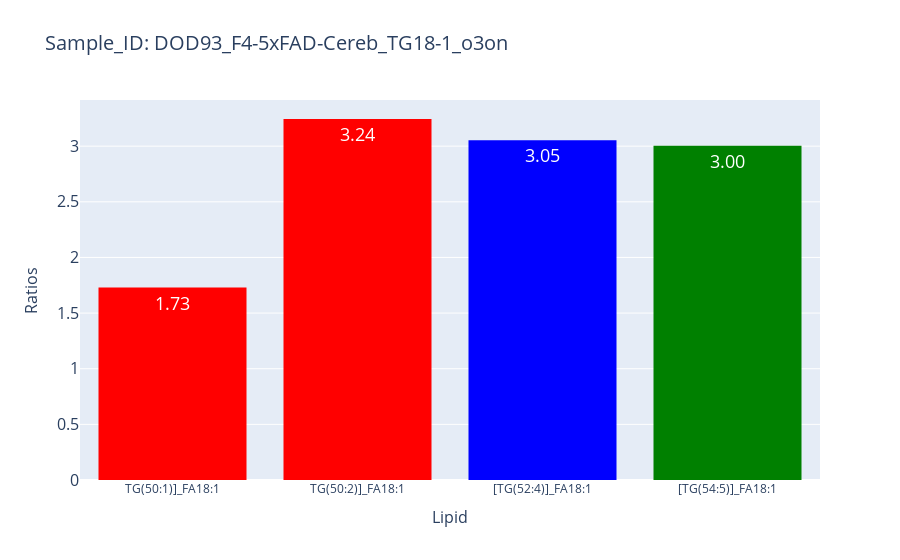
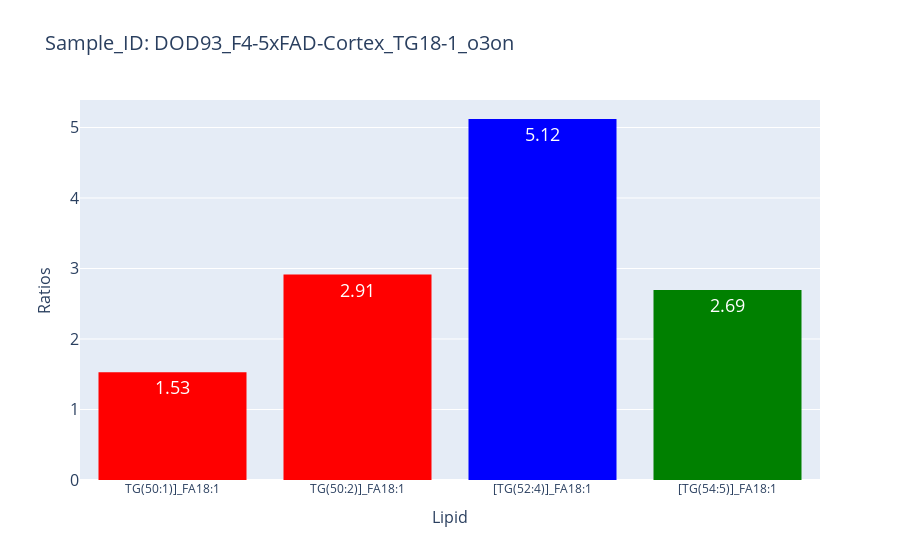
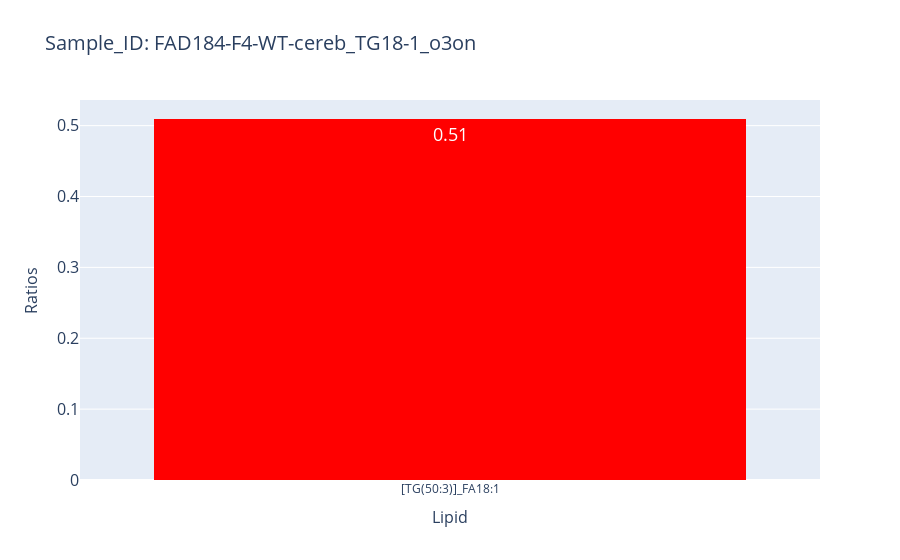

Source (notebook cell) for these figures, in order:
### Markdown cell above
Visualizations

### Code cell
import plotly.express as px
import os

# Create the "Plots" directory if it doesn't exist
os.makedirs("Projects/04_29_23/Plots/filtered_lipids/", exist_ok=True)


# Define color mappings for Lipid patterns
color_mapping = {
    '50': 'red',
    '51': 'brown',
    '52': 'blue',
    '53': 'purple',
    '54': 'green',
}

# Get the unique Sample_IDs
sample_ids = df_matched_4d['Sample_ID'].unique()

# Loop over the unique Sample_IDs
for sample_id in sample_ids:
    
    # Filter the dataframe for the current Sample_ID
    df_sample = df_matched_4d[df_matched_4d['Sample_ID'] == sample_id]
    
    # Assign colors to Lipids based on patterns
    lipid_colors = []
    for lipid in df_sample['Lipid']:
        color = 'gray'  # Default color
        for pattern, pattern_color in color_mapping.items():
            if pattern in lipid:
                color = pattern_color
                break
        lipid_colors.append(color)
    
    # Create the bar plot
    fig = px.bar(df_sample, x='Lipid', y='Ratios', text='Ratios', title=f'Bar Plot for Sample_ID: {sample_id}',
                 color_discrete_map=color_mapping)
    
    # Apply colors to the bars
    fig.update_traces(
        marker_color=lipid_colors,
        texttemplate='%{text:.2f}',
        textposition='auto',
        marker_line_width=0
    )
    
    # Customize the layout
    fig.update_layout(
        uniformtext_minsize=18,
        uniformtext_mode='hide',
        xaxis=dict(
            title='Lipid',
            titlefont=dict(size=16)
        ),
        yaxis=dict(
            title='Ratios',
            titlefont=dict(size=16),
            tickfont=dict(size=16)  # Set the font size of y-axis labels
        ),
        legend=dict(
            title='Lipid Patterns',
            tracegroupgap=50,
            itemsizing='constant'
        ),
        title=dict(
            text=f'Sample_ID: {sample_id}',
            font=dict(size=20)  # Set the title font size
        )
    )
    # Save the plot as an image
    file_name = f"Projects/04_29_23/Plots/filtered_lipids/plot_{sample_id}.png"

    # Check if the file already exists
    index = 1
    while os.path.exists(file_name):
        file_name = f"Projects/04_29_23/Plots/filtered_lipids/plot_{sample_id}_{index}.png"
        index += 1

    #fig.write_image(file_name)
    # Show plot
    fig.show()

### Figure 1 — Plotly figure (JSON) as saved in the notebook; plotly's stock layout.template omitted (floating-point values rounded to 4 significant figures)
{"data": [{"alignmentgroup": "True", "hovertemplate": "Lipid=%{x}<br>Ratios=%{text}<extra></extra>", "legendgroup": "", "marker": {"color": ["red", "red", "red", "red", "red", "red", "red", "red", "blue", "blue", "blue", "blue", "green", "green", "green", "green"], "line": {"width": 0}}, "name": "", "offsetgroup": "", "orientation": "v", "showlegend": false, "text": [1.73, null, null, null, 3.244, null, null, null, 3.053, null, null, null, 3.004, null, null, null], "textposition": "auto", "texttemplate": "%{text:.2f}", "type": "bar", "x": ["TG(50:1)]_FA18:1", "TG(50:1)]_FA18:1", "TG(50:1)]_FA18:1", "TG(50:1)]_FA18:1", "TG(50:2)]_FA18:1", "TG(50:2)]_FA18:1", "TG(50:2)]_FA18:1", "TG(50:2)]_FA18:1", "[TG(52:4)]_FA18:1", "[TG(52:4)]_FA18:1", "[TG(52:4)]_FA18:1", "[TG(52:4)]_FA18:1", "[TG(54:5)]_FA18:1", "[TG(54:5)]_FA18:1", "[TG(54:5)]_FA18:1", "[TG(54:5)]_FA18:1"], "xaxis": "x", "y": [1.73, null, null, null, 3.244, null, null, null, 3.053, null, null, null, 3.004, null, null, null], "yaxis": "y"}], "layout": {"barmode": "relative", "legend": {"itemsizing": "constant", "title": {"text": "Lipid Patterns"}, "tracegroupgap": 50}, "title": {"font": {"size": 20}, "text": "Sample_ID: DOD93_F4-5xFAD-Cereb_TG18-1_o3on"}, "uniformtext": {"minsize": 18, "mode": "hide"}, "xaxis": {"anchor": "y", "domain": [0, 1], "title": {"font": {"size": 16}, "text": "Lipid"}}, "yaxis": {"anchor": "x", "domain": [0, 1], "tickfont": {"size": 16}, "title": {"font": {"size": 16}, "text": "Ratios"}}}}

### Figure 2 — Plotly figure (JSON) as saved in the notebook; plotly's stock layout.template omitted (floating-point values rounded to 4 significant figures)
{"data": [{"alignmentgroup": "True", "hovertemplate": "Lipid=%{x}<br>Ratios=%{text}<extra></extra>", "legendgroup": "", "marker": {"color": ["red", "red", "red", "red", "red", "red", "red", "red", "blue", "blue", "blue", "blue", "green", "green", "green", "green"], "line": {"width": 0}}, "name": "", "offsetgroup": "", "orientation": "v", "showlegend": false, "text": [1.527, null, null, null, 2.913, null, null, null, 5.121, null, null, null, 2.694, null, null, null], "textposition": "auto", "texttemplate": "%{text:.2f}", "type": "bar", "x": ["TG(50:1)]_FA18:1", "TG(50:1)]_FA18:1", "TG(50:1)]_FA18:1", "TG(50:1)]_FA18:1", "TG(50:2)]_FA18:1", "TG(50:2)]_FA18:1", "TG(50:2)]_FA18:1", "TG(50:2)]_FA18:1", "[TG(52:4)]_FA18:1", "[TG(52:4)]_FA18:1", "[TG(52:4)]_FA18:1", "[TG(52:4)]_FA18:1", "[TG(54:5)]_FA18:1", "[TG(54:5)]_FA18:1", "[TG(54:5)]_FA18:1", "[TG(54:5)]_FA18:1"], "xaxis": "x", "y": [1.527, null, null, null, 2.913, null, null, null, 5.121, null, null, null, 2.694, null, null, null], "yaxis": "y"}], "layout": {"barmode": "relative", "legend": {"itemsizing": "constant", "title": {"text": "Lipid Patterns"}, "tracegroupgap": 50}, "title": {"font": {"size": 20}, "text": "Sample_ID: DOD93_F4-5xFAD-Cortex_TG18-1_o3on"}, "uniformtext": {"minsize": 18, "mode": "hide"}, "xaxis": {"anchor": "y", "domain": [0, 1], "title": {"font": {"size": 16}, "text": "Lipid"}}, "yaxis": {"anchor": "x", "domain": [0, 1], "tickfont": {"size": 16}, "title": {"font": {"size": 16}, "text": "Ratios"}}}}

### Figure 3 — Plotly figure (JSON) as saved in the notebook; plotly's stock layout.template omitted (floating-point values rounded to 4 significant figures)
{"data": [{"alignmentgroup": "True", "hovertemplate": "Lipid=%{x}<br>Ratios=%{text}<extra></extra>", "legendgroup": "", "marker": {"color": ["red", "red", "red", "red"], "line": {"width": 0}}, "name": "", "offsetgroup": "", "orientation": "v", "showlegend": false, "text": [0.5093, null, null, null], "textposition": "auto", "texttemplate": "%{text:.2f}", "type": "bar", "x": ["[TG(50:3)]_FA18:1", "[TG(50:3)]_FA18:1", "[TG(50:3)]_FA18:1", "[TG(50:3)]_FA18:1"], "xaxis": "x", "y": [0.5093, null, null, null], "yaxis": "y"}], "layout": {"barmode": "relative", "legend": {"itemsizing": "constant", "title": {"text": "Lipid Patterns"}, "tracegroupgap": 50}, "title": {"font": {"size": 20}, "text": "Sample_ID: FAD184-F4-WT-cereb_TG18-1_o3on"}, "uniformtext": {"minsize": 18, "mode": "hide"}, "xaxis": {"anchor": "y", "domain": [0, 1], "title": {"font": {"size": 16}, "text": "Lipid"}}, "yaxis": {"anchor": "x", "domain": [0, 1], "tickfont": {"size": 16}, "title": {"font": {"size": 16}, "text": "Ratios"}}}}
